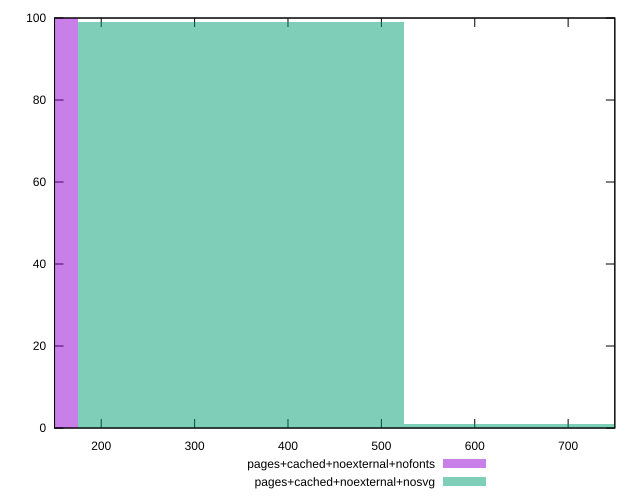

Reproduce this figure in gnuplot.
reset

$pagesCachedNoexternalNofonts <<EOF
0 100
EOF

$pagesCachedNoexternalNosvg <<EOF
349.40172729242397 99
698.8034545848479 1
EOF

set key outside below
set boxwidth 349.40172729242397
set xrange [150:750]
set yrange [0:100]
set trange [0:100]
set style fill transparent solid 0.5 noborder
set terminal svg size 640, 500 enhanced background rgb 'white'
set output "report_00008_2021-01-22T20:58:29.167/uses-text-compression/comparison/histogram/6_vs_7.svg"

plot $pagesCachedNoexternalNofonts title "pages+cached+noexternal+nofonts" with boxes, \
     $pagesCachedNoexternalNosvg title "pages+cached+noexternal+nosvg" with boxes

reset
